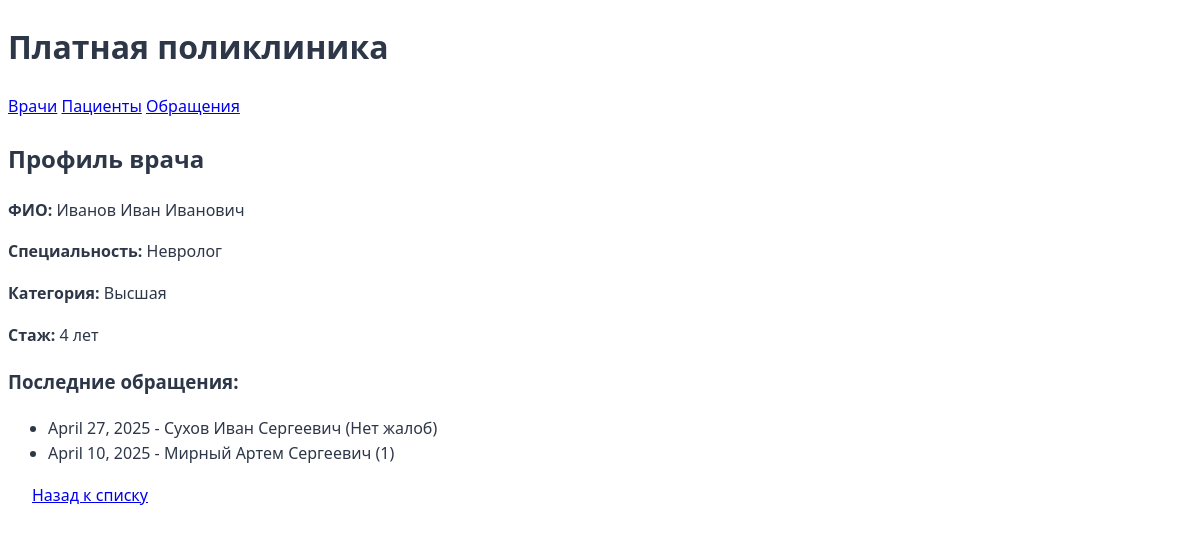
Page /doctor/1/ on the committed database.
### core/models.py (models this page shows, shortened)
class Doctor(models.Model):
    CATEGORY_CHOICES = [
        ('1', 'Первая'),
        ('2', 'Вторая'),
        ('3', 'Высшая')
    ]
    last_name = models.CharField("Фамилия", max_length=50)
    first_name = models.CharField("Имя", max_length=50)
    middle_name = models.CharField("Отчество", max_length=50)
    specialty = models.CharField("Специальность", max_length=100)
    category = models.CharField("Категория", max_length=1, choices=CATEGORY_CHOICES)
    experience = models.IntegerField("Стаж")

class Visit(models.Model):
    doctor = models.ForeignKey(Doctor, on_delete=models.CASCADE)
    patient = models.ForeignKey(Patient, on_delete=models.CASCADE)
    date = models.DateField("Дата обращения")
    diagnosis = models.TextField("Диагноз")
    base_cost = models.DecimalField("Базовая стоимость", max_digits=10, decimal_places=2)
    discount = models.DecimalField("Скидка (%)", max_digits=5, decimal_places=2, default=0)

class Patient(models.Model):
    DISCOUNT_CATEGORIES = [
        ('none', 'Без скидки'),
        ('pensioner', 'Пенсионер - 10%'),
        ('veteran', 'Ветеран - 15%'),
        ('disabled', 'Инвалид - 20%'),
    ]
    last_name = models.CharField("Фамилия", max_length=50)
    first_name = models.CharField("Имя", max_length=50)
    middle_name = models.CharField("Отчество", max_length=50)
    birth_year = models.IntegerField("Год рождения")
    discount_category = models.CharField(
        "Категория скидки",
        max_length=10,
        choices=DISCOUNT_CATEGORIES,
        default='none'
    )
    def __str__(self):
        return f"{self.last_name} {self.first_name} {self.middle_name}"

### core/views.py (the view)
# urls.py: path('doctor/<int:pk>/', doctor_detail, name='doctor_detail'),
def doctor_detail(request, pk):
    doctor = get_object_or_404(Doctor, pk=pk)
    return render(request, 'doctor_detail.html', {'doctor': doctor})

### core/templates/doctor_detail.html
{% extends "base.html" %}
{% block content %}
    <h2>Профиль врача</h2>
    <div class="detail-card">
        <p><strong>ФИО:</strong> {{ doctor.last_name }} {{ doctor.first_name }} {{ doctor.middle_name }}</p>
        <p><strong>Специальность:</strong> {{ doctor.specialty }}</p>
        <p><strong>Категория:</strong> {{ doctor.get_category_display }}</p>
        <p><strong>Стаж:</strong> {{ doctor.experience }} лет</p>
        <h3>Последние обращения:</h3>
        <ul>
            {% for visit in doctor.visit_set.all|slice:":5" %}
            <li>{{ visit.date }} - {{ visit.patient }} ({{ visit.diagnosis|truncatechars:30 }})</li>
            {% endfor %}
        </ul>
        <a href="{% url 'doctors' %}" class="btn">Назад к списку</a>
    </div>
{% endblock %}

### core/static/css/style.css (style rules this page uses)
:root { --primary-color: #2A5C82; --secondary-color: #5BA4E6; --accent-color: #FF7E67; --light-bg: #F8FAFC; --text-dark: #2D3748; }
body { font-family: 'Segoe UI', system-ui, sans-serif; color: var(--text-dark); line-height: 1.6; }
.btn { padding: 0.8rem 1.5rem; border-radius: 8px; font-weight: 500; transition: all 0.3s ease; }

### rows in the picture
Doctor: last_name "Иванов", first_name "Иван", middle_name "Иванович", specialty "Невролог", category "Высшая", experience "4"
Visit: date "April 27, 2025", patient "Сухов Иван Сергеевич", diagnosis "Нет жалоб"
Visit: date "April 10, 2025", patient "Мирный Артем Сергеевич", diagnosis "1"
